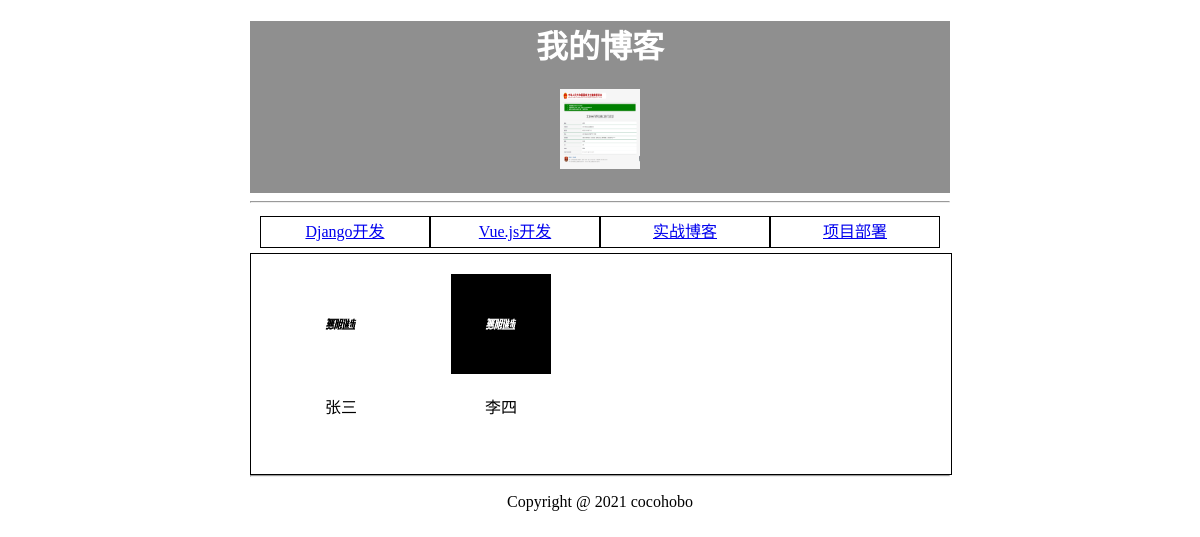
Page /classes/?id=1 on the committed database.
### myblog/models.py (models this page shows, shortened)
class SiteInfo(models.Model):
    title = models.CharField(null=True,blank=True,max_length=50)
    logo = models.ImageField(upload_to='logo/',null=True,blank=True)

class Classes(models.Model):
    text = models.CharField(null=True,blank=True,max_length=50)

class UserInfo(models.Model):
    nickName = models.CharField(null=True,blank=True,max_length=50)
    headImg = models.ImageField(upload_to='upload/',null=True,blank=True)
    belong = models.ForeignKey(Classes,on_delete=models.SET_NULL,related_name="userinfo_classes",null=True,blank=True)

### myblog/views.py (the view)
# urls.py: path('classes/',views.classes),
def classes(request):
    classes = Classes.objects.all()
    siteinfo = SiteInfo.objects.all()[0]
    choose_id = request.GET['id']
    choosed = Classes.objects.filter(id = choose_id)
    userList = UserInfo.objects.filter(belong = choosed[0])
    data={
        'siteinfo':siteinfo,
        'classes':classes,
        'userList':userList
    }
    return render(request,'classes.html',data)

### myblog/templates/classes.html
{% extends 'index.html' %}

### myblog/templates/index.html (shortened to what this page needs)
<!DOCTYPE html>
<html lang="en">
<head>
    <link rel="stylesheet" href="/static/css/myStyle.css">
</head>
<body>
    <div id="home">
        <div class="head">
            <h1>{{ siteinfo.title }}</h1>
            <img src="/upload/{{ siteinfo.logo }}" alt="">
        </div>
        <hr/>
        <div class="content">
            <div class="menu">
                {% for class in classes %}
                <div class="item">
                    <a href="/classes/?id={{ class.id }}">{{ class.text }}</a>
                </div>
                {% endfor %}
            </div>
            <div class="userlist">
                {% if userList %}
                  {% for item in userList %}
                    <div class="user">
                        <img src="/upload/{{ item.headImg }}" alt="">
                        <p>{{ item.nickName }}</p>
                    </div>
                  {% endfor %}
                {% else %}
                <p>没有用户</p>
                {% endif %}
            </div>
        </div>
        <hr/>
        <div class="foot">
            <p>Copyright @ 2021 cocohobo</p>
        </div>
    </div>
</body>
</html>

### myblog/static/css/myStyle.css (style rules this page uses)
#home { width: 700px; height: auto; margin: 0 auto; text-align: center; }
#home .head { background: #00000070; padding-bottom: 20px; }
#home h1 { color: #fff; }
#home .head img { width: 80px; height: 80px; }
#home .content .menu { align-content: center; display: flex; padding: 5px 10px; }
#home .content .menu .item { width: 25%; border: 1px solid #000; height: 30px; line-height: 30px; }
#home .content .userlist { border: 1px solid #000; display: flex; height: auto; min-height: 200px; min-width: 700px; padding-top: 20px; float: left; }
#home .content .userlist .user { margin-left: 20px; float: left; width: 20%; }
#home .content .userlist .user img { width: 100px; height: 100px; }

### rows in the picture
SiteInfo: title "我的博客", logo (picture)
Classes: text "Django开发"
Classes: text "Vue.js开发"
Classes: text "实战博客"
Classes: text "项目部署"
UserInfo: headImg (picture), nickName "张三"
UserInfo: headImg (picture), nickName "李四"
